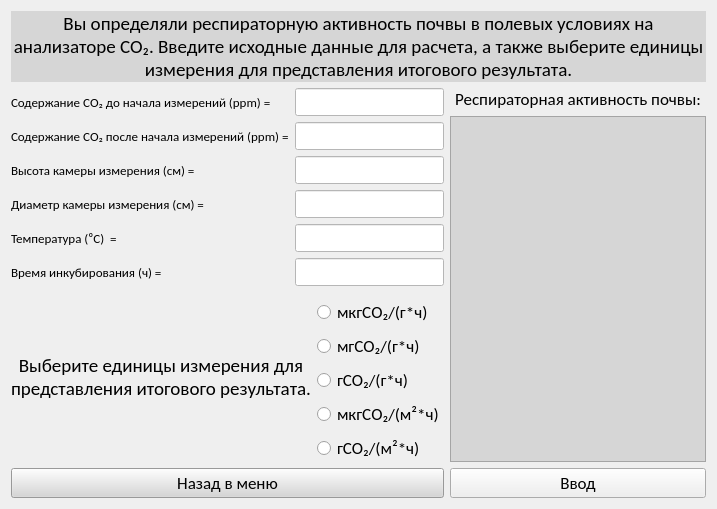
      <widget class="QWidget" name="field_co2_eval_lt">
       <layout class="QGridLayout" name="gridLayout_23">
        <item row="1" column="0" colspan="2">
         <layout class="QGridLayout" name="input_field_co2_lt">
          <item row="3" column="1">
           <widget class="QLineEdit" name="camera_d_field_co2_le">
            <property name="font">
             <font>
              <family>Calibri</family>
              <pointsize>11</pointsize>
             </font>
            </property>
            <property name="styleSheet">
             <string notr="true">background-color: rgb(255, 255, 255);</string>
            </property>
            <property name="text">
             <string/>
            </property>
           </widget>
          </item>
          <item row="4" column="0">
           <widget class="QLabel" name="temp_field_co2_lbl">
            <property name="font">
             <font>
              <family>Calibri</family>
              <pointsize>10</pointsize>
             </font>
            </property>
            <property name="text">
             <string>Температура (⁰С)  =</string>
            </property>
           </widget>
          </item>
          <item row="4" column="1">
           <widget class="QLineEdit" name="temp_field_co2_le">
            <property name="font">
             <font>
              <family>Calibri</family>
              <pointsize>11</pointsize>
             </font>
            </property>
            <property name="styleSheet">
             <string notr="true">background-color: rgb(255, 255, 255);</string>
            </property>
            <property name="text">
             <string/>
            </property>
           </widget>
          </item>
          <item row="1" column="1">
           <widget class="QLineEdit" name="cCO2_after_field_co2_le">
            <property name="font">
             <font>
              <family>Calibri</family>
              <pointsize>11</pointsize>
             </font>
            </property>
            <property name="styleSheet">
             <string notr="true">background-color: rgb(255, 255, 255);</string>
            </property>
            <property name="text">
             <string/>
            </property>
           </widget>
          </item>
          <item row="2" column="1">
           <widget class="QLineEdit" name="camera_h_field_co2_le">
            <property name="font">
             <font>
              <family>Calibri</family>
              <pointsize>11</pointsize>
             </font>
            </property>
            <property name="styleSheet">
             <string notr="true">background-color: rgb(255, 255, 255);</string>
            </property>
            <property name="text">
             <string/>
            </property>
           </widget>
          </item>
          <item row="2" column="0">
           <widget class="QLabel" name="camera_h_field_co2_lbl">
            <property name="font">
             <font>
              <family>Calibri</family>
              <pointsize>10</pointsize>
             </font>
            </property>
            <property name="text">
             <string>Высота камеры измерения (см) =</string>
            </property>
           </widget>
          </item>
          <item row="3" column="0">
           <widget class="QLabel" name="camera_d_field_co2_lbl">
            <property name="font">
             <font>
              <family>Calibri</family>
              <pointsize>10</pointsize>
             </font>
            </property>
            <property name="text">
             <string>Диаметр камеры измерения (см) =</string>
            </property>
           </widget>
          </item>
          <item row="0" column="0">
           <widget class="QLabel" name="cCO2_before_field_co2_lbl">
            <property name="font">
             <font>
              <family>Calibri</family>
              <pointsize>10</pointsize>
             </font>
            </property>
            <property name="text">
             <string>Содержание СО₂ до начала измерений (ppm) =</string>
            </property>
           </widget>
          </item>
          <item row="0" column="1">
           <widget class="QLineEdit" name="cCO2_before_field_co2_le">
            <property name="font">
             <font>
              <family>Calibri</family>
              <pointsize>11</pointsize>
             </font>
            </property>
            <property name="styleSheet">
             <string notr="true">background-color: rgb(255, 255, 255);</string>
            </property>
            <property name="text">
             <string/>
            </property>
           </widget>
          </item>
          <item row="1" column="0">
           <widget class="QLabel" name="cCO2_after_field_co2_lbl">
            <property name="font">
             <font>
              <family>Calibri</family>
              <pointsize>10</pointsize>
             </font>
            </property>
            <property name="text">
             <string>Содержание СО₂ после начала измерений (ppm) =</string>
            </property>
           </widget>
          </item>
          <item row="5" column="0">
           <widget class="QLabel" name="inc_time_field_co2_lbl">
            <property name="font">
             <font>
              <family>Calibri</family>
              <pointsize>10</pointsize>
             </font>
            </property>
            <property name="text">
             <string>Время инкубирования (ч) =</string>
            </property>
           </widget>
          </item>
          <item row="5" column="1">
           <widget class="QLineEdit" name="inc_time_field_co2_le">
            <property name="font">
             <font>
              <family>Calibri</family>
              <pointsize>11</pointsize>
             </font>
            </property>
            <property name="styleSheet">
             <string notr="true">background-color: rgb(255, 255, 255);</string>
            </property>
            <property name="text">
             <string/>
            </property>
           </widget>
          </item>
         </layout>
        </item>
        <item row="1" column="2" rowspan="2">
         <layout class="QGridLayout" name="output_field_co2_lt">
          <item row="2" column="0">
           <widget class="QTextEdit" name="output_field_co2_te">
            <property name="font">
             <font>
              <family>Calibri</family>
              <pointsize>16</pointsize>
             </font>
            </property>
            <property name="styleSheet">
             <string notr="true">background-color: rgb(214, 214, 214);</string>
            </property>
            <property name="readOnly">
             <bool>true</bool>
            </property>
            <property name="html">
             <string>&lt;!DOCTYPE HTML PUBLIC &quot;-//W3C//DTD HTML 4.0//EN&quot; &quot;http://www.w3.org/TR/REC-html40/strict.dtd&quot;&gt;
&lt;html&gt;&lt;head&gt;&lt;meta name=&quot;qrichtext&quot; content=&quot;1&quot; /&gt;&lt;style type=&quot;text/css&quot;&gt;
p, li { white-space: pre-wrap; }
&lt;/style&gt;&lt;/head&gt;&lt;body style=&quot; font-family:'Calibri'; font-size:16pt; font-weight:400; font-style:normal;&quot;&gt;
&lt;p align=&quot;center&quot; style=&quot; margin-top:12px; margin-bottom:12px; margin-left:0px; margin-right:0px; -qt-block-indent:0; text-indent:0px;&quot;&gt;&lt;br /&gt;&lt;/p&gt;&lt;/body&gt;&lt;/html&gt;</string>
            </property>
           </widget>
          </item>
          <item row="1" column="0">
           <widget class="QLabel" name="outro_field_co2_lbl">
            <property name="font">
             <font>
              <family>Calibri</family>
              <pointsize>13</pointsize>
             </font>
            </property>
            <property name="acceptDrops">
             <bool>false</bool>
            </property>
            <property name="layoutDirection">
             <enum>Qt::LeftToRight</enum>
            </property>
            <property name="autoFillBackground">
             <bool>false</bool>
            </property>
            <property name="text">
             <string>Респираторная активность почвы:</string>
            </property>
            <property name="alignment">
             <set>Qt::AlignCenter</set>
            </property>
            <property name="wordWrap">
             <bool>true</bool>
            </property>
            <property name="textInteractionFlags">
             <set>Qt::NoTextInteraction</set>
            </property>
           </widget>
          </item>
         </layout>
        </item>
        <item row="0" column="0" colspan="3">
         <widget class="QLabel" name="int_filed_co2_lbl">
          <property name="font">
           <font>
            <family>Calibri</family>
            <pointsize>14</pointsize>
           </font>
          </property>
          <property name="layoutDirection">
           <enum>Qt::LeftToRight</enum>
          </property>
          <property name="styleSheet">
           <string notr="true">background-color: rgb(214, 214, 214);</string>
          </property>
          <property name="text">
           <string>Вы определяли респираторную активность почвы в полевых условиях на анализаторе СО₂. Введите исходные данные для расчета, а также выберите единицы измерения для представления итогового результата.</string>
          </property>
          <property name="alignment">
           <set>Qt::AlignCenter</set>
          </property>
          <property name="wordWrap">
           <bool>true</bool>
          </property>
         </widget>
        </item>
        <item row="4" column="0" colspan="2">
         <widget class="QPushButton" name="field_co2_back_home_btn">
          <property name="font">
           <font>
            <family>Calibri</family>
            <pointsize>13</pointsize>
           </font>
          </property>
          <property name="styleSheet">
           <string notr="true">background-color: rgb(214, 214, 214);</string>
          </property>
          <property name="text">
           <string>Назад в меню</string>
          </property>
         </widget>
        </item>
        <item row="4" column="2">
         <widget class="QPushButton" name="input_field_co2_btn">
          <property name="font">
           <font>
            <family>Calibri</family>
            <pointsize>13</pointsize>
           </font>
          </property>
          <property name="text">
           <string>Ввод</string>
          </property>
         </widget>
        </item>
        <item row="2" column="0" colspan="2">
         <layout class="QGridLayout" name="rbs_field_co2_lt">
          <item row="0" column="0" rowspan="6">
           <widget class="QLabel" name="measure_field_co2_lbl">
            <property name="font">
             <font>
              <family>Calibri</family>
              <pointsize>14</pointsize>
             </font>
            </property>
            <property name="text">
             <string>Выберите единицы измерения для представления итогового результата.</string>
            </property>
            <property name="alignment">
             <set>Qt::AlignCenter</set>
            </property>
            <property name="wordWrap">
             <bool>true</bool>
            </property>
           </widget>
          </item>
          <item row="2" column="1">
           <widget class="QRadioButton" name="mg_gram_field_co2_RB">
            <property name="font">
             <font>
              <family>Calibri</family>
              <pointsize>13</pointsize>
              <stylestrategy>PreferDefault</stylestrategy>
             </font>
            </property>
            <property name="focusPolicy">
             <enum>Qt::StrongFocus</enum>
            </property>
            <property name="contextMenuPolicy">
             <enum>Qt::DefaultContextMenu</enum>
            </property>
            <property name="acceptDrops">
             <bool>false</bool>
            </property>
            <property name="layoutDirection">
             <enum>Qt::LeftToRight</enum>
            </property>
            <property name="text">
             <string>мгСО₂/(г*ч)</string>
            </property>
           </widget>
          </item>
          <item row="3" column="1">
           <widget class="QRadioButton" name="g_gram_field_co2_RB">
            <property name="font">
             <font>
              <family>Calibri</family>
              <pointsize>13</pointsize>
              <stylestrategy>PreferDefault</stylestrategy>
             </font>
            </property>
            <property name="focusPolicy">
             <enum>Qt::StrongFocus</enum>
            </property>
            <property name="contextMenuPolicy">
             <enum>Qt::DefaultContextMenu</enum>
            </property>
            <property name="acceptDrops">
             <bool>false</bool>
            </property>
            <property name="layoutDirection">
             <enum>Qt::LeftToRight</enum>
            </property>
            <property name="text">
             <string>гСО₂/(г*ч)</string>
            </property>
           </widget>
          </item>
          <item row="4" column="1">
           <widget class="QRadioButton" name="mcg_sq_meters_field_co2_RB">
            <property name="font">
             <font>
              <family>Calibri</family>
              <pointsize>13</pointsize>
              <stylestrategy>PreferDefault</stylestrategy>
             </font>
            </property>
            <property name="focusPolicy">
             <enum>Qt::StrongFocus</enum>
            </property>
            <property name="contextMenuPolicy">
             <enum>Qt::DefaultContextMenu</enum>
            </property>
            <property name="acceptDrops">
             <bool>false</bool>
            </property>
            <property name="layoutDirection">
             <enum>Qt::LeftToRight</enum>
            </property>
            <property name="text">
             <string>мкгСО₂/(м²*ч)</string>
            </property>
           </widget>
          </item>
          <item row="5" column="1">
           <widget class="QRadioButton" name="sq_meters_field_co2_RB">
            <property name="font">
             <font>
              <family>Calibri</family>
              <pointsize>13</pointsize>
             </font>
            </property>
            <property name="text">
             <string>гСО₂/(м²*ч)</string>
            </property>
           </widget>
          </item>
          <item row="1" column="1">
           <widget class="QRadioButton" name="mcg_gram_field_co2_RB">
            <property name="font">
             <font>
              <family>Calibri</family>
              <pointsize>13</pointsize>
              <stylestrategy>PreferDefault</stylestrategy>
             </font>
            </property>
            <property name="focusPolicy">
             <enum>Qt::StrongFocus</enum>
            </property>
            <property name="contextMenuPolicy">
             <enum>Qt::DefaultContextMenu</enum>
            </property>
            <property name="acceptDrops">
             <bool>false</bool>
            </property>
            <property name="layoutDirection">
             <enum>Qt::LeftToRight</enum>
            </property>
            <property name="text">
             <string>мкгСО₂/(г*ч)</string>
            </property>
           </widget>
          </item>
         </layout>
        </item>
       </layout>
      </widget>
